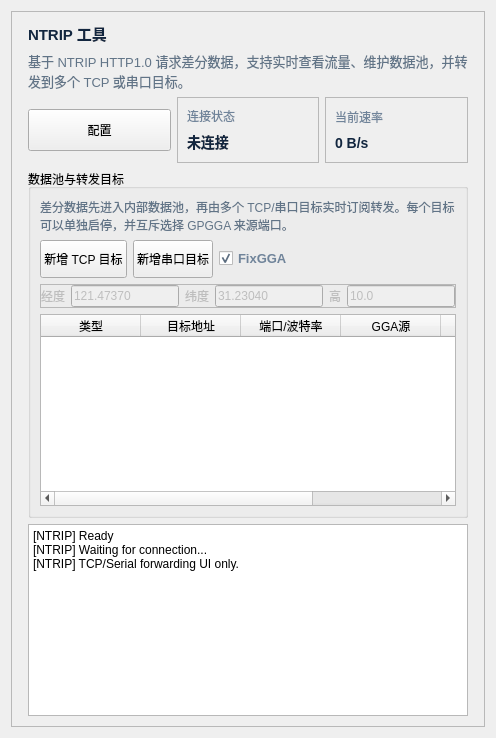
      <widget class="QWidget" name="ntripPage">
       <attribute name="title">
        <string>NTRIP转发工具</string>
       </attribute>
       <layout class="QVBoxLayout" name="verticalLayout_2">
            <item>
             <widget class="QFrame" name="ntripFrame">
              <property name="frameShape">
               <enum>QFrame::Shape::StyledPanel</enum>
              </property>
              <layout class="QVBoxLayout" name="verticalLayout_11">
               <property name="spacing">
                <number>6</number>
               </property>
               <property name="leftMargin">
                <number>16</number>
               </property>
               <property name="topMargin">
                <number>10</number>
               </property>
               <property name="rightMargin">
                <number>16</number>
               </property>
               <property name="bottomMargin">
                <number>10</number>
               </property>
               <item>
                <widget class="QLabel" name="ntripTitleLabel">
                 <property name="styleSheet">
                  <string notr="true">font-size: 15px; font-weight: 700; color: #12263f;</string>
                 </property>
                 <property name="text">
                  <string>NTRIP 工具</string>
                 </property>
                </widget>
               </item>
               <item>
                <widget class="QLabel" name="ntripDescLabel">
                 <property name="styleSheet">
                  <string notr="true">font-size: 13px; color: #617487;</string>
                 </property>
                 <property name="text">
                  <string>基于 NTRIP HTTP1.0 请求差分数据，支持实时查看流量、维护数据池，并转发到多个 TCP 或串口目标。</string>
                 </property>
                 <property name="wordWrap">
                  <bool>true</bool>
                 </property>
                </widget>
               </item>
               <item>
                <layout class="QHBoxLayout" name="horizontalLayout_7">
                 <item>
                  <widget class="QPushButton" name="ntripConfigButton">
                   <property name="minimumSize">
                    <size>
                     <width>80</width>
                     <height>42</height>
                    </size>
                   </property>
                   <property name="text">
                    <string>配置</string>
                   </property>
                  </widget>
                 </item>
                 <item>
                  <widget class="QFrame" name="ntripStatusCard1">
                   <property name="frameShape">
                    <enum>QFrame::Shape::StyledPanel</enum>
                   </property>
                   <layout class="QVBoxLayout" name="verticalLayout_13">
                    <item>
                     <widget class="QLabel" name="label_14">
                      <property name="styleSheet">
                       <string notr="true">font-size: 12px; color: #70849a;</string>
                      </property>
                      <property name="text">
                       <string>连接状态</string>
                      </property>
                     </widget>
                    </item>
                    <item>
                     <widget class="QLabel" name="ntripConnectStatusLabel">
                      <property name="styleSheet">
                       <string notr="true">font-size: 14px; font-weight: 700; color: #12263f;</string>
                      </property>
                      <property name="text">
                       <string>未连接</string>
                      </property>
                     </widget>
                    </item>
                   </layout>
                  </widget>
                 </item>
                 <item>
                  <widget class="QFrame" name="ntripStatusCard2">
                   <property name="frameShape">
                    <enum>QFrame::Shape::StyledPanel</enum>
                   </property>
                   <layout class="QVBoxLayout" name="verticalLayout_14">
                    <item>
                     <widget class="QLabel" name="label_15">
                      <property name="styleSheet">
                       <string notr="true">font-size: 12px; color: #70849a;</string>
                      </property>
                      <property name="text">
                       <string>当前速率</string>
                      </property>
                     </widget>
                    </item>
                    <item>
                     <widget class="QLabel" name="ntripRateLabel">
                      <property name="styleSheet">
                       <string notr="true">font-size: 14px; font-weight: 700; color: #12263f;</string>
                      </property>
                      <property name="text">
                       <string>0 B/s</string>
                      </property>
                     </widget>
                    </item>
                   </layout>
                  </widget>
                 </item>
                </layout>
               </item>
               <item>
                <widget class="QGroupBox" name="ntripPoolGroupBox">
                 <property name="title">
                  <string>数据池与转发目标</string>
                 </property>
                 <layout class="QVBoxLayout" name="verticalLayout_17">
                  <item>
                   <widget class="QLabel" name="ntripPoolDescLabel">
                    <property name="styleSheet">
                     <string notr="true">font-size: 12px; color: #617487;</string>
                    </property>
                    <property name="text">
                     <string>差分数据先进入内部数据池，再由多个 TCP/串口目标实时订阅转发。每个目标可以单独启停，并互斥选择 GPGGA 来源端口。</string>
                    </property>
                    <property name="wordWrap">
                     <bool>true</bool>
                    </property>
                   </widget>
                  </item>
                  <item>
                   <layout class="QHBoxLayout" name="horizontalLayout_8">
                    <item>
                     <widget class="QPushButton" name="addTcpTargetButton">
                      <property name="minimumSize">
                       <size>
                        <width>0</width>
                        <height>38</height>
                       </size>
                      </property>
                      <property name="text">
                       <string>新增 TCP 目标</string>
                      </property>
                     </widget>
                    </item>
                    <item>
                     <widget class="QPushButton" name="addSerialTargetButton">
                      <property name="minimumSize">
                       <size>
                        <width>0</width>
                        <height>38</height>
                       </size>
                      </property>
                      <property name="text">
                       <string>新增串口目标</string>
                      </property>
                     </widget>
                    </item>
                    <item>
                     <widget class="QCheckBox" name="fixGgaCheckBox">
                      <property name="styleSheet">
                       <string notr="true">color: #70849a; font-size: 13px; font-weight: 600;</string>
                      </property>
                      <property name="text">
                       <string>FixGGA</string>
                      </property>
                      <property name="checked">
                       <bool>true</bool>
                      </property>
                     </widget>
                    </item>
                    <item>
                     <spacer name="horizontalSpacer_4">
                      <property name="orientation">
                       <enum>Qt::Orientation::Horizontal</enum>
                      </property>
                      <property name="sizeHint" stdset="0">
                       <size>
                        <width>40</width>
                        <height>20</height>
                       </size>
                      </property>
                     </spacer>
                    </item>
                   </layout>
                  </item>
                  <item>
                   <widget class="QFrame" name="fixGgaFrame">
                    <property name="enabled">
                     <bool>false</bool>
                    </property>
                    <property name="frameShape">
                     <enum>QFrame::Shape::StyledPanel</enum>
                    </property>
                    <layout class="QHBoxLayout" name="fixGgaLayout">
                     <property name="leftMargin">
                      <number>0</number>
                     </property>
                     <property name="topMargin">
                      <number>0</number>
                     </property>
                     <property name="rightMargin">
                      <number>0</number>
                     </property>
                     <property name="bottomMargin">
                      <number>0</number>
                     </property>
                     <item>
                      <widget class="QLabel" name="fixLonLabel">
                       <property name="text">
                        <string>经度</string>
                       </property>
                      </widget>
                     </item>
                     <item>
                      <widget class="QLineEdit" name="fixLonEdit">
                       <property name="text">
                        <string>121.47370</string>
                       </property>
                       <property name="placeholderText">
                        <string>121.123456</string>
                       </property>
                      </widget>
                     </item>
                     <item>
                      <widget class="QLabel" name="fixLatLabel">
                       <property name="text">
                        <string>纬度</string>
                       </property>
                      </widget>
                     </item>
                     <item>
                      <widget class="QLineEdit" name="fixLatEdit">
                       <property name="text">
                        <string>31.23040</string>
                       </property>
                       <property name="placeholderText">
                        <string>31.123456</string>
                       </property>
                      </widget>
                     </item>
                     <item>
                      <widget class="QLabel" name="fixHeightLabel">
                       <property name="text">
                        <string>高</string>
                       </property>
                      </widget>
                     </item>
                     <item>
                      <widget class="QLineEdit" name="fixHeightEdit">
                       <property name="text">
                        <string>10.0</string>
                       </property>
                       <property name="placeholderText">
                        <string>100.0</string>
                       </property>
                      </widget>
                     </item>
                    </layout>
                   </widget>
                  </item>
                  <item>
                   <widget class="QTableWidget" name="ntripForwardTableWidget">
                    <property name="editTriggers">
                     <set>QAbstractItemView::EditTrigger::NoEditTriggers</set>
                    </property>
                    <property name="alternatingRowColors">
                     <bool>true</bool>
                    </property>
                    <property name="selectionBehavior">
                     <enum>QAbstractItemView::SelectionBehavior::SelectRows</enum>
                    </property>
                    <property name="rowCount">
                     <number>0</number>
                    </property>
                    <column>
                     <property name="text">
                      <string>类型</string>
                     </property>
                    </column>
                    <column>
                     <property name="text">
                      <string>目标地址</string>
                     </property>
                    </column>
                    <column>
                     <property name="text">
                      <string>端口/波特率</string>
                     </property>
                    </column>
                    <column>
                     <property name="text">
                      <string>GGA源</string>
                     </property>
                    </column>
                    <column>
                     <property name="text">
                      <string>状态</string>
                     </property>
                    </column>
                    <column>
                     <property name="text">
                      <string>操作</string>
                     </property>
                    </column>
                   </widget>
                  </item>
                 </layout>
                </widget>
               </item>
               <item>
                <layout class="QHBoxLayout" name="horizontalLayout_3"/>
               </item>
               <item>
                <widget class="QPlainTextEdit" name="ntripLogEdit">
                 <property name="minimumSize">
                  <size>
                   <width>0</width>
                   <height>70</height>
                  </size>
                 </property>
                 <property name="plainText">
                  <string>[NTRIP] Ready
[NTRIP] Waiting for connection...
[NTRIP] TCP/Serial forwarding UI only.</string>
                 </property>
                </widget>
               </item>
              </layout>
             </widget>
            </item>
           </layout>
      </widget>
